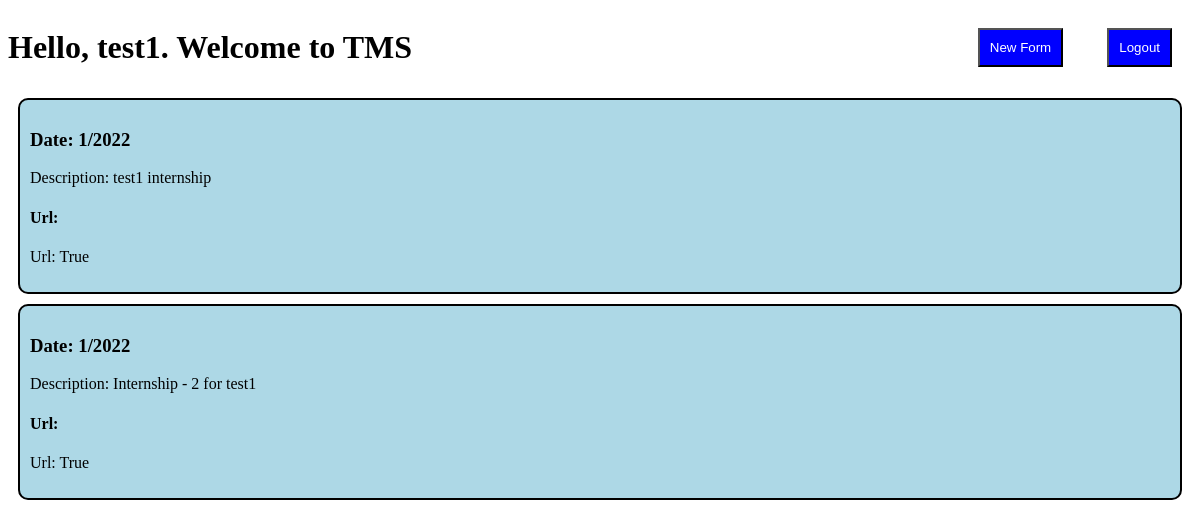
Page /tms/ (signed in) on the earlier database version.
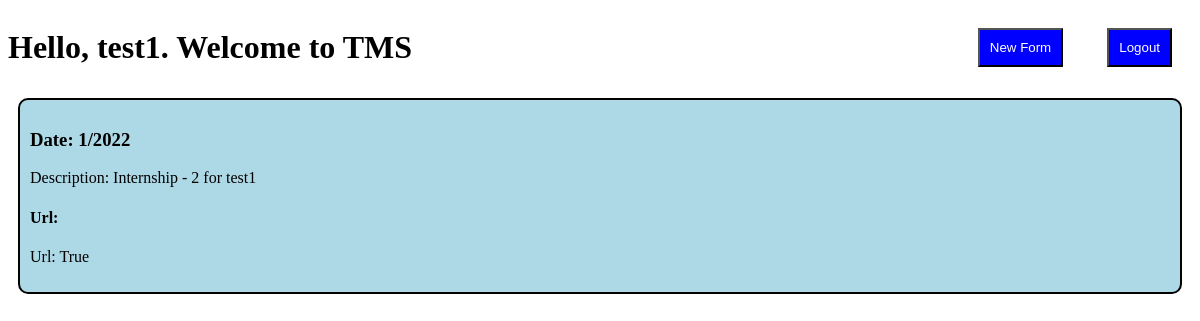
Same page on the later database version.
### mainApp/models.py (models this page shows, shortened)
class Form(models.Model):
    uid = models.ForeignKey(User, on_delete=models.CASCADE, null=True)
    fid = models.CharField(max_length=50, null=True)
    date = models.CharField(max_length=15, null=True)
    description = models.CharField(max_length=100, null=True)
    domains = models.CharField(max_length=200, null=True)
    form_status = models.BooleanField()

### mainApp/views.py (the view, shortened to what this page needs)
# urls.py: path('', views.home, name="home"),
@login_required(login_url='login')
def home(request):
    formList = Form.objects.filter(uid=request.user)
    mylist = []
    for form in formList:
        mylist.append({
            'date': form.date,
            'description': form.description,
            'url': encrypt(form.fid),
            'form_status': form.form_status,
        })
    return render(request, 'mainApp/home.html', {'forms': mylist})

### mainApp/code/hashid_utils.py (called while the page is built)
def encrypt(fid):
    fid = int(fid)
    hid = Hashids()
    return hid.encode(fid)

### mainApp/templates/mainApp/home.html (shortened to what this page needs)
<!DOCTYPE html>
<html lang="en">
<head>
</head>
<body>
    <div class="head-container">
        <h1>Hello, {{request.user}}. Welcome to TMS</h1>
        <div class="buttons">
            <button id="newForm" class="myBtn">New Form</button>
            <a href="{% url 'logout' %}">
                <input type="button" value="Logout" class="myBtn">
            </a>
        </div>
    </div>
    {% for form in forms %}
    <div class="form-card">
        <h3>Date: {{ form.date }}</h3>
        <p>Description: {{ form.description }}</p>
        <h4>Url: {{ form.url }}</h4>
        <p>Url: {{ form.form_status }}</p>
    </div>
    {% endfor %}
</body>
</html>

### mainApp/templates/mainApp/home.html (style rules this page uses)
.head-container { display: flex; justify-content: space-between; }
.myBtn { margin: 20px; padding: 10px; background-color: blue; color: white; }
.form-card { margin: 10px; padding: 10px; background-color: lightblue; border: 2px solid black; border-radius: 10px; }

Differences in the rows shown:
removed Form: date "1/2022", description "test1 internship"
Other differences:
list line gone: "Date: Description: Url: Url: True"
